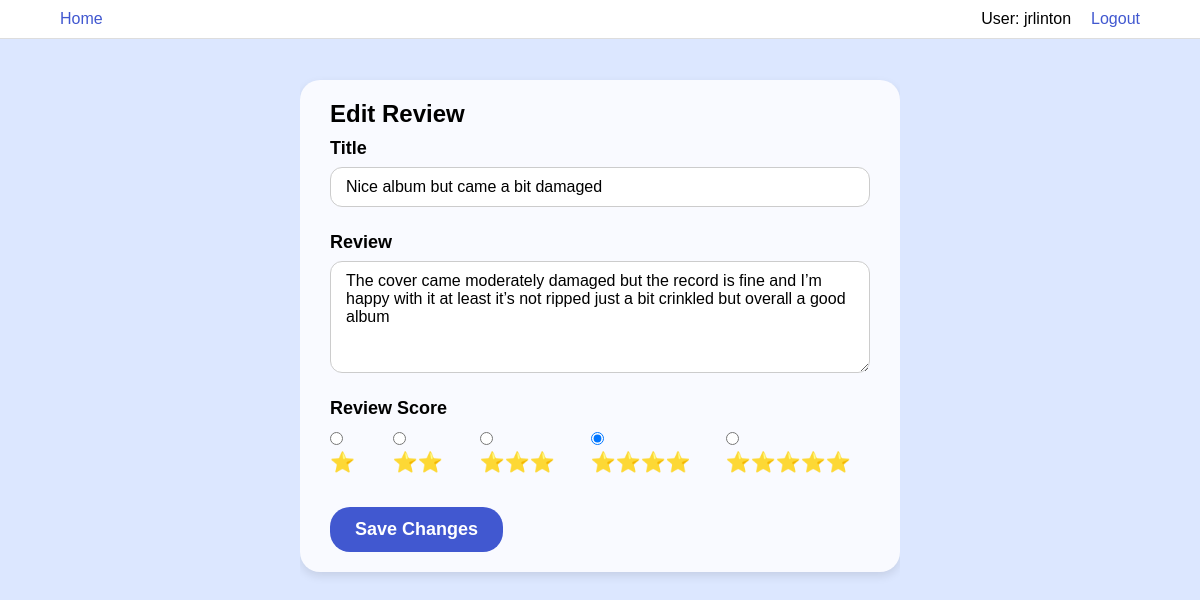
Page /edit-review/d3661fff-d941-42e5-a164-9c4af6caf3f4/06c0103c-152f-420c-a41d-fcaa6da45283 (signed in) on the committed database.
### tables this page shows
CREATE TABLE Users (
        username TEXT PRIMARY KEY,
        password TEXT NOT NULL,
        is_admin INTEGER NOT NULL
    );

CREATE TABLE Reviews (
        review_id TEXT PRIMARY KEY,
        product_id TEXT NOT NULL,
        username TEXT NOT NULL,
        review_title TEXT NOT NULL,
        review_body TEXT NOT NULL,
        review_score INTEGER NOT NULL,
        FOREIGN KEY (product_id) REFERENCES Products(product_id),
        FOREIGN KEY (username) REFERENCES Users(username)
    );

### Source/flask_app.py (the view, shortened to what this page needs)
@app.route("/edit-review/<product_id>/<review_id>", methods=["GET", "POST"])
@login_required
def edit_review(product_id, review_id):
    review = get_review_by_id(review_id)
    if not review:
        flash("Review not found", "error")
        return redirect(url_for("review_page", product_id=product_id))
    return render_template("edit-review-page.html", review=review, product_id=product_id)

### Source/Helpers/build_user_class_from_database_helper.py (called while the page is built)
def build_user(username):
    query = f"SELECT is_admin FROM {USER_TABLE_NAME} WHERE username = ? LIMIT 1"
    cur, con = query_database(query, params=(username,))
    result = cur.fetchone()
    con.close()
    if result is None:
        return None
    else:
        return User(username, bool(result[0]))

### Source/Helpers/database_query_helper.py (called while the page is built)
def query_database(query, **kwargs):
    base_dir = os.path.dirname(os.path.abspath(__file__))
    full_path = os.path.join(base_dir, "../..", "Databases", DATABASE_FILE_NAME)
    params = kwargs.get('params', None)
    con = sqlite3.connect(full_path)
    con.execute("PRAGMA foreign_keys = ON")  # Enable foreign keys
    cur = con.cursor()
    if params is None:
        result = cur.execute(query)
    else:
        result = cur.execute(query, params)
    con.commit()
    return result, con

### Source/Helpers/get_review_by_id_helper.py (called while the page is built)
def get_review_by_id(review_id):
    query = f"""
        SELECT review_id, review_title, review_body, review_score, username, product_id
        FROM {REVIEW_TABLE_NAME}
        WHERE review_id = ?
        LIMIT 1
    """
    params = (review_id,)
    cur, con = query_database(query, params=params)
    row = cur.fetchone()
    con.close()
    if row is None:
        return None
    review = Review(
        review_id=row[0],
        review_title=row[1],
        review_body=row[2],
        review_score=row[3],
        username=row[4],
        product_id=row[5]
    )
    return review

### Source/Models/user.py (called while the page is built)
    def get_id(self):
        return self.username

    @property
    def is_authenticated(self):
        return True

### Source/flask_app.py (called while the page is built)
@login_manager.user_loader
def load_user(username):
    return build_user(username)

### Source/templates/edit-review-page.html (shortened to what this page needs)
{% extends "base-template.html" %}
{% block stylesheet %}
<link rel="stylesheet" href="{{ url_for('static', filename='CSS/edit-review-page.css') }}">
{% endblock %}
{% block content %}
<div class="edit-box">
  <h2>Edit Review</h2>
  <form method="POST">
    <div class="field">
      <label for="review_title">Title</label>
      <input type="text" id="review_title" name="review_title" value="{{ review.review_title }}" required>
    </div>
    <div class="field">
      <label for="review_body">Review</label>
      <textarea id="review_body" name="review_body" rows="5" required>{{ review.review_body }}</textarea>
    </div>
    <div class="field">
      <label>Review Score</label>
      <div class="radio-group">
        {% for i in range(1, 6) %}
        <label>
          <input type="radio" name="review_score" value="{{ i }}" {% if review.review_score == i %}checked{% endif %}> {{ "⭐️" * i }}
        </label>
        {% endfor %}
      </div>
    </div>
    <button type="submit">Save Changes</button>
  </form>
</div>
{% endblock %}

### Source/templates/base-template.html (shortened to what this page needs)
<!DOCTYPE html>
<html lang="en" dir="ltr">
  <head>
    <link rel="stylesheet" href="{{ url_for('static', filename='CSS/constants.css') }}">
    <link rel="stylesheet" href="{{ url_for('static', filename='CSS/base-template.css') }}">
    {% block stylesheet %}{% endblock%}
  </head>
  <body>
    {% block header %}
    <header class="site-header">
      <nav class="navbar">
        <a href="{{ url_for('root_page') }}" class="nav-left link">Home</a>
        <div class="nav-right-group">
          <span>User: {{ current_user.get_id() }}</span>
          <a href="{{ url_for('logout') }}" class="link">Logout</a>
        </div>
      </nav>
    </header>
    {% endblock %}
    {% block content %}{% endblock %}
  </body>
</html>

### Source/static/CSS/constants.css (style rules this page uses)
:root { --webpage-background: #dce7ff; --header-gradient: linear-gradient(-190deg, #8e98c5, #3239a8); --button-gradient: linear-gradient(10deg, #6c749a, #0b16ba); --border-colour: #4158d0; }

### Source/static/CSS/base-template.css (style rules this page uses)
* { margin: 0; padding: 0; box-sizing: border-box; font-family: 'Amazon Ember', sans-serif; }
html,body { padding-top: 20px; display: flex; justify-content: center; align-items: center; height: auto; width: auto; overflow-y: auto; place-items: center; background: var(--webpage-background); }
.site-header { width: 100%; background-color: #fff; border-bottom: 1px solid #ddd; position: fixed; top: 0; left: 0; z-index: 1000; padding: 10px 40px; box-sizing: border-box; }
.link { color: var(--border-colour); }
.navbar { display: flex; justify-content: space-between; align-items: center; padding: 0 20px; }
.nav-left { text-decoration: none; user-select: none; }
.nav-right-group { display: flex; gap: 20px; align-items: center; user-select: none; }
.nav-right-group a { text-decoration: none; }

### Source/static/CSS/edit-review-page.css (style rules this page uses)
.edit-box { max-width: 600px; margin: 40px auto; padding: 20px 30px; background: #f9faff; border-radius: 20px; box-shadow: 0 4px 10px rgba(0,0,0,0.1); }
.edit-box h2 { padding-bottom: 10px; }
.field { margin-bottom: 25px; display: flex; flex-direction: column; }
label { font-weight: 600; font-size: 18px; margin-bottom: 8px; user-select: none; }
input[type="text"], textarea { padding: 10px 15px; font-size: 16px; border-radius: 12px; border: 1px solid #ccc; resize: vertical; transition: border-color 0.3s ease; }
.radio-group { display: flex; gap: 15px; }
.radio-group label { font-size: 20px; user-select: none; cursor: pointer; }
input[type="radio"] { margin-right: 6px; cursor: pointer; }
button { background: #4158d0; color: white; padding: 12px 25px; font-size: 18px; font-weight: 600; border: none; border-radius: 20px; cursor: pointer; transition: background-color 0.3s ease; user-select: none; }

### rows in the picture
Users: get_id "jrlinton"
Reviews: review_title "Nice album but came a bit damaged", review_body "The cover came moderately damaged but the record is fine and I’m happy with it at least it’s not ripped just a bit crinkled but overall a good album", review_score "☐ ⭐️" "☐ ⭐️⭐️" "☐ ⭐️⭐️⭐️" "☑ ⭐️⭐️⭐️⭐️" "☐ ⭐️⭐️⭐️⭐️⭐️"

### other values in the picture
{{ "⭐️" * i }} "⭐️" "⭐️⭐️" "⭐️⭐️⭐️" "⭐️⭐️⭐️⭐️" "⭐️⭐️⭐️⭐️⭐️"
